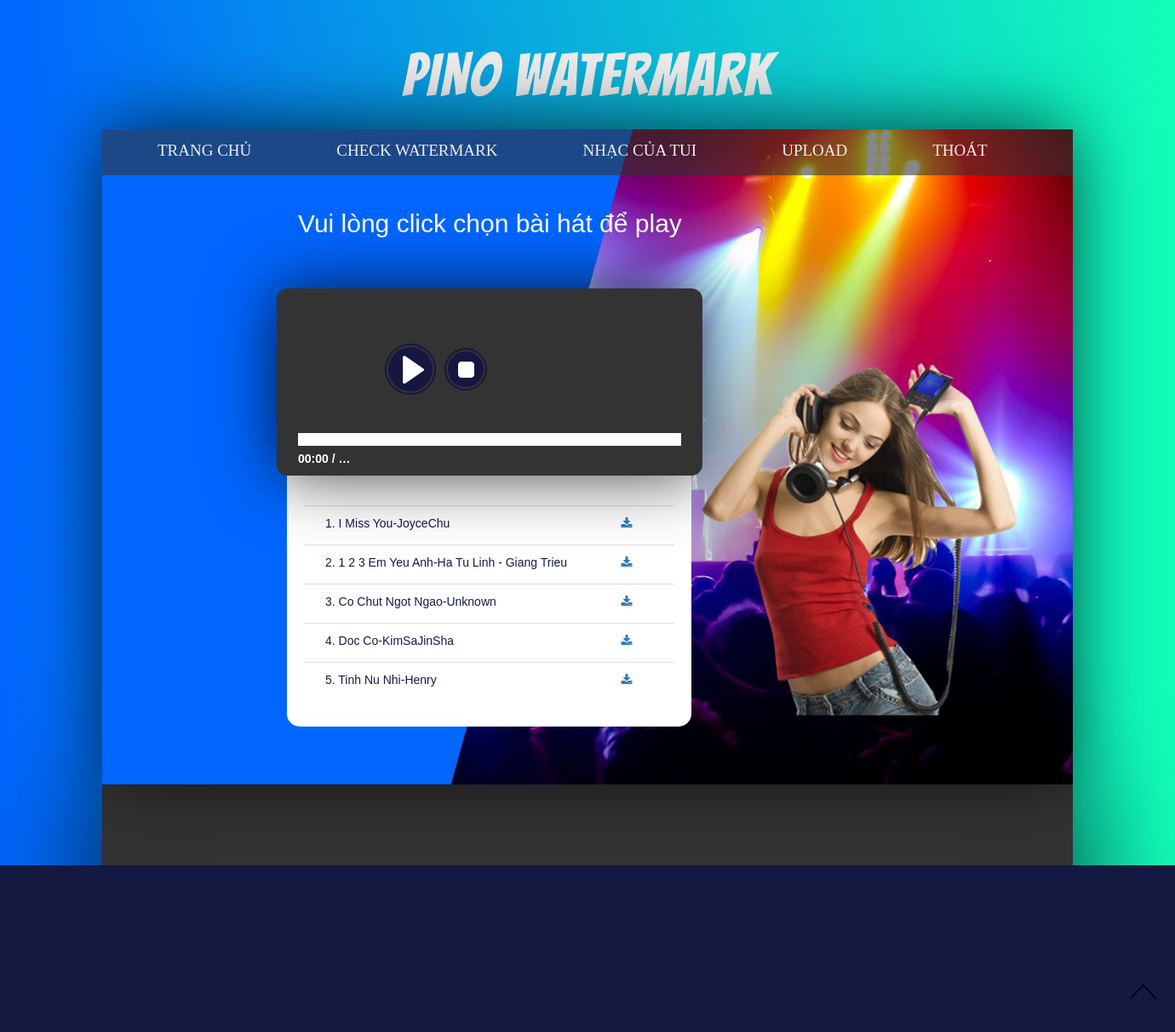
The page /Nhac-cua-tui.html (signed in) on the database its author committed.
### tables this page shows
CREATE TABLE `music` (
  `id` int(64) NOT NULL,
  `tenBaiHat` varchar(500) DEFAULT NULL,
  `caSi` varchar(500) DEFAULT NULL,
  `nguoiSoHuu` varchar(500) NOT NULL,
  `link` varchar(500) NOT NULL,
  `fieldsid` varchar(100) NOT NULL,
  `fieldspr` varchar(100) NOT NULL
);

### classmusic.php (called while the page is built, shortened)
<?php
class MyMusic
{
	function showListDaMua($user)
	{
		$kn= mysqli_connect("localhost","root","","musicbyduong");
		$sql="select * from music where  nguoiSoHuu = '$user' ";
		$kq= mysqli_query($kn,$sql);
		return $kq;
	}
}
	?>

### php/nhacdamua.php (the view, shortened to what this page needs)
<?php
include_once("classmusic.php");
$mm= new MyMusic;
$showListDaMua= $mm->showListDaMua($_SESSION['user']);
$n = mysqli_num_rows($showListDaMua);
?>
<link href="css/styles.css" rel="stylesheet" type="text/css" />
<?php
if(isset($_SESSION['user'])){
  ?>
  <div class="container-fluid ">
    <div class="row">
      <h2 style="color:white; margin-top: 20px; margin-left: 230px;">Vui lòng click chọn bài hát để play</h2>
      <div class="example col-sm-push-2 col-sm-6">
        <div class="playlist">
          <table class="table table-condensed table-fixed" >
           <tbody>
            <?php
            if($n>0){
            $i = 1;
            while($rowMusic = mysqli_fetch_array($showListDaMua)){
                ?>
                <tr>
                  <td class="col-xs-10" >
                    <?php echo'<div data-cover="http://digital.akauk.com/utils/musicPlayer/data/dubstep.jpg" ><a href="http://docs.google.com/uc?export=open&id='.$rowMusic['fieldsid'].'&type=.wav"></a>'.$i.". ".$rowMusic['tenBaiHat']."-".$rowMusic['caSi'].' </div>'
                    ?>
                  </td>
                  <td class="col-xs-2">
                    <?php echo '<a href="http://docs.google.com/uc?export=open&id='.$rowMusic['fieldsid'].'&type=.wav" target="_blank"><i class="fa fa-download" aria-hidden="true"></i></a>'
                    ?>
                  </td>
                </tr>
                <?php $i++; }
                      } else echo "<h3 class='text-center'>Bạn chưa mua bài hát nào</h3>";
                       ?>
            </tbody>
          </table>
        </div>
      </div>
      <div class="col-sm-7 col-sm-push-3" id="girl">
        <div class="headphone">
          <img src="./images/girl.png" alt="girl">
        </div>
      </div>
    </div>
  </div>
  <?php } else echo '<div class="button outline-inward""><h2 style="color:#333;">Xin lỗi bạn chưa đăng nhập!</h2></div>'; ?>

### css/style.css (style rules this page uses)
body { padding:0; margin:0; background:#FFF; }
body a { transition:0.5s all; -webkit-transition:0.5s all; -moz-transition:0.5s all; -o-transition:0.5s all; -ms-transition:0.5s all; text-decoration: none; }
h1,h2,h3,h4,h5,h6 { margin:0; padding:0; }
.table-condensed>tbody>tr>td { padding:10px; }
.table-fixed { background: #fff; }
.table-fixed tbody { height: 250px; overflow-y: auto; width: 100%; }
.table-fixed thead, .table-fixed tbody, .table-fixed tr, .table-fixed td, .table-fixed th { display: block; padding: 10px; }
.table-fixed tbody td, .table-fixed thead > tr> th { float: left; border-bottom-width: 0; }
#girl { position: relative; }
.headphone { position: absolute; top: 24px; }
img { width: 100%; }
@media screen and (max-width:1920px) { .headphone { top: 100px; width: 60%; } }
* { margin: 0px; padding: 0px; box-sizing: border-box; }
body, html { height: 100%; font-family: sans-serif; }
a { margin: 0px; transition: all 0.4s; -webkit-transition: all 0.4s; -o-transition: all 0.4s; -moz-transition: all 0.4s; }
h1,h2,h3,h4,h5,h6 { margin: 0px; }
table { width: 100%; }
th, td { font-weight: unset; padding-right: 10px; }

### css/styles.css (style rules this page uses)
* { margin: 0; padding: 0; }
body { background-color: #141942; }
.example { margin: 60px auto 0; width: 390px; }
.playlist { background-color: #fff; list-style-type: none; margin: -10px 0 0 2px; padding-bottom: 10px; padding-top: 15px; position: relative; width: 95%; z-index: 1; margin: 0px auto; width: 475px; margin-left: 12px; border-radius: 0px 0px 15px 15px; -moz-border-radius: 0px 0px 15px 15px; -webkit-border-radius: 0px 0px 15px 15px; border: 0px solid #000000; }
.playlist li, .playlist div { color: #151B48; cursor: pointer; margin: 0 0 5px 15px; }

### rows shown on the page
music: tenBaiHat "I Miss You", caSi "JoyceChu"
music: tenBaiHat "1 2 3 Em Yeu Anh", caSi "Ha Tu Linh - Giang Trieu"
music: tenBaiHat "Co Chut Ngot Ngao", caSi "Unknown"
music: tenBaiHat "Doc Co", caSi "KimSaJinSha"
music: tenBaiHat "Tinh Nu Nhi", caSi "Henry"
